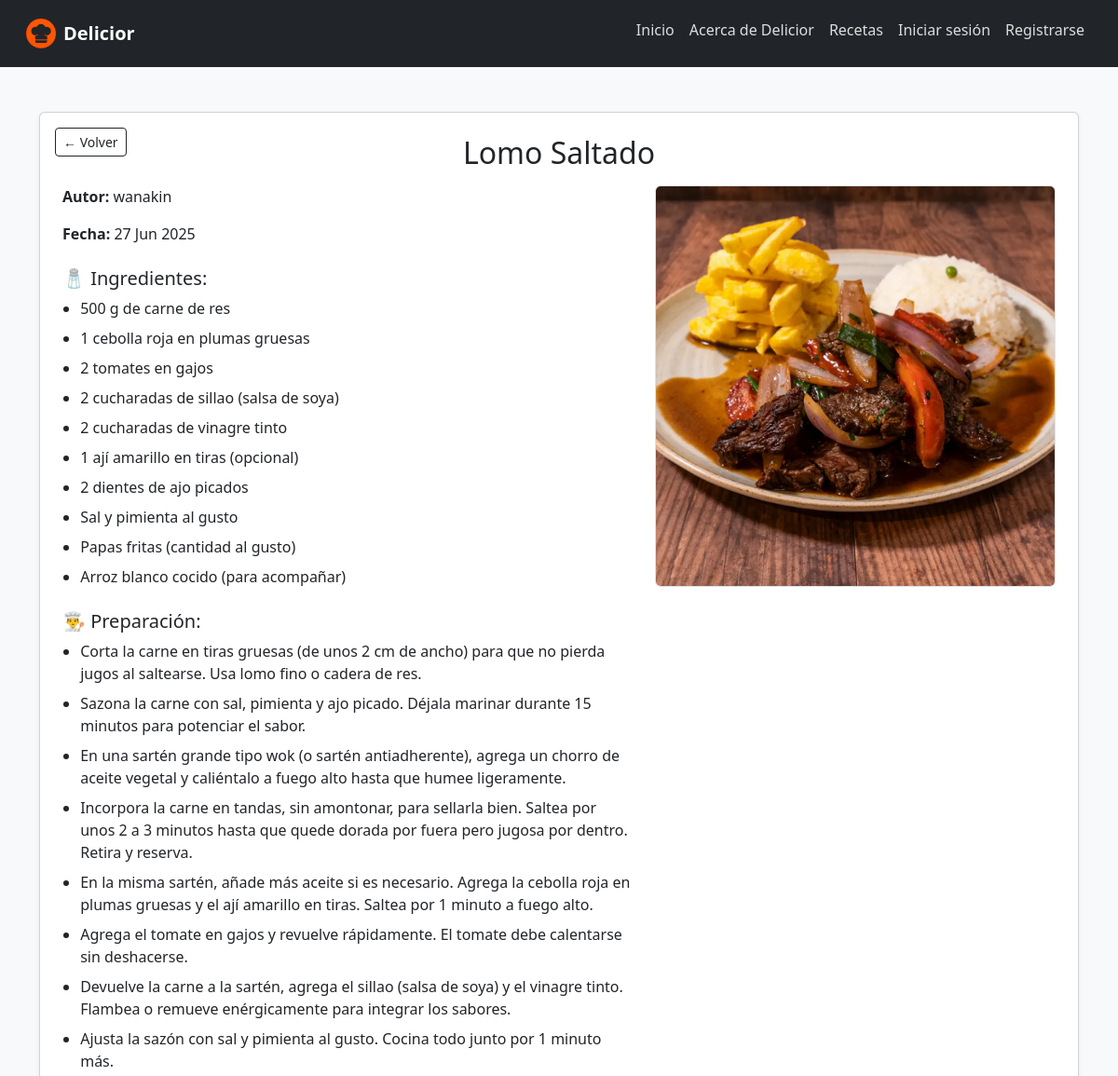
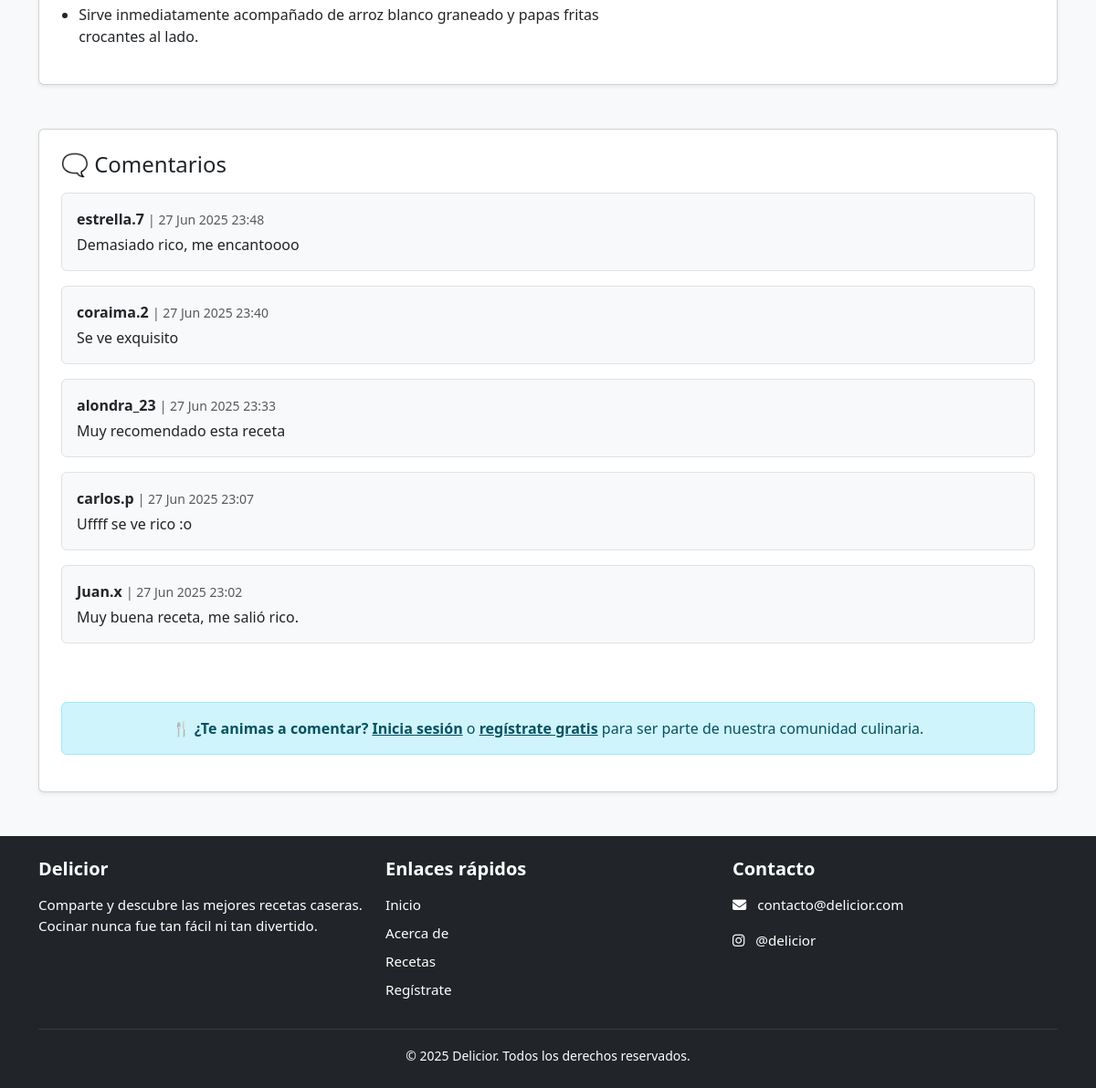
/recetas/lomo-saltado/, run on the app's committed database (2 pictures, top to bottom).
### recetas/models.py (models this page shows, shortened)
class Receta(models.Model):
    titulo = models.CharField(max_length=200)
    slug = models.SlugField(unique=True, blank=True)
    ingredientes = models.TextField()
    preparacion = RichTextField()
    presentacion = models.TextField(blank=True, null=True, verbose_name="Presentación o notas adicionales")
    imagen = models.ImageField(upload_to='recetas/', blank=True, null=True)
    autor = models.ForeignKey(User, on_delete=models.CASCADE, related_name='recetas_publicadas')
    categoria = models.ForeignKey(Categoria, on_delete=models.SET_NULL, null=True, blank=True, related_name='recetas')
    creado = models.DateTimeField(auto_now_add=True)

class Comentario(models.Model):
    receta = models.ForeignKey(Receta, on_delete=models.CASCADE, related_name='comentarios')
    autor = models.ForeignKey(User, on_delete=models.CASCADE)
    contenido = models.TextField(max_length=500)
    creado = models.DateTimeField(auto_now_add=True)

### recetas/views.py (the view, shortened to what this page needs)
# urls.py: path('<slug:slug>/', RecetaDetailView.as_view(), name='detalle_receta'),
class RecetaDetailView(FormMixin, DetailView):
    model = Receta
    template_name = 'recetas/receta_detail.html'
    context_object_name = 'receta'
    form_class = ComentarioForm
    def get_context_data(self, **kwargs):
        context = super().get_context_data(**kwargs)
        context['comentarios'] = self.object.comentarios.all().order_by('-creado')
        context['form'] = self.get_form()
        return context

### templates/recetas/receta_detail.html (shortened to what this page needs)
{% extends "base.html" %}
{% load static %}
{% block content %}
<div class="container mt-4">
  <div class="card shadow-sm p-4 position-relative">
    <a href="javascript:history.back()" class="btn btn-sm btn-outline-dark position-absolute top-0 start-0 m-3">
      ← Volver
    </a>
    <h2 class="mb-3 text-center">{{ receta.titulo|title }}</h2>
    <div class="row">
      <div class="col-md-7">
        <p><strong>Autor:</strong> {{ receta.autor.username }}</p>
        <p><strong>Fecha:</strong> {{ receta.creado|date:"d M Y" }}</p>
        <h5 class="mt-4">🧂 Ingredientes:</h5>
        <ul>
          {% for item in receta.ingredientes.splitlines %}
            <li>{{ item }}</li>
          {% endfor %}
        </ul>
        <h5 class="mt-4">👨‍🍳 Preparación:</h5>
        <ul>
          {% for item in receta.preparacion.splitlines %}
            <li>{{ item }}</li>
          {% endfor %}
        </ul>
      </div>
      <div class="col-md-5">
        {% if receta.imagen %}
        <img src="{{ receta.imagen.url }}" alt="{{ receta.titulo }}" class="img-fluid rounded border" style="max-width: 100%; width: 100%; height: auto;">
        {% else %}
        <p class="text-muted">No hay imagen disponible.</p>
        {% endif %}
      </div>
    </div>
  </div>
  <div class="card mt-5 shadow-sm p-4">
    <h4 class="mb-3">🗨️ Comentarios</h4>
    {% if comentarios %}
      <div class="mb-4">
        {% for comentario in comentarios %}
          <div class="border rounded p-3 mb-3 bg-light">
            <div class="mb-1">
              <strong>{{ comentario.autor.username }}</strong>
              <small class="text-muted">| {{ comentario.creado|date:"d M Y H:i" }}</small>
            </div>
            <p class="mb-0">{{ comentario.contenido }}</p>
          </div>
        {% endfor %}
      </div>
    {% else %}
      <p class="text-muted">No hay comentarios aún. ¡Sé el primero en comentar!</p>
    {% endif %}
    {% if user.is_authenticated %}
    <form method="post" class="mt-4">
      {% csrf_token %}
      <div class="mb-3">
        {{ form.contenido.label_tag }}
        {{ form.contenido }}
      </div>
      <button type="submit" class="btn btn-primary rounded-pill">💬 Comentar</button>
    </form>
    {% else %}
      <div class="alert alert-info text-center mt-4" role="alert" style="font-size: 1rem;">
        🍴 <strong>¿Te animas a comentar?</strong>
        <a href="{% url 'accounts:login' %}" class="alert-link">Inicia sesión</a>
        o
        <a href="{% url 'accounts:register' %}" class="alert-link">regístrate gratis</a>
        para ser parte de nuestra comunidad culinaria.
      </div>
    {% endif %}
  </div>
</div>
{% endblock %}

### static/css/base.css (style rules this page uses)
body { font-family: 'Segoe UI', Tahoma, Geneva, Verdana, sans-serif; background-color: #f8f9fa; color: #212529; }
html, body { min-height: 100vh; display: flex; flex-direction: column; }
ul { padding-left: 1.2rem; }
ul li { margin-bottom: 0.5rem; }

### data on the page
Receta: titulo "Lomo Saltado", autor.username "wanakin", creado "27 Jun 2025", imagen (picture)
Comentario: autor.username "estrella.7", creado "27 Jun 2025 23:48", contenido "Demasiado rico, me encantoooo"
Comentario: autor.username "coraima.2", creado "27 Jun 2025 23:40", contenido "Se ve exquisito"
Comentario: autor.username "alondra_23", creado "27 Jun 2025 23:33", contenido "Muy recomendado esta receta"
Comentario: autor.username "carlos.p", creado "27 Jun 2025 23:07", contenido "Uffff se ve rico :o"
Comentario: autor.username "Juan.x", creado "27 Jun 2025 23:02", contenido "Muy buena receta, me salió rico."

### other printed values
{{ item }} "500 g de carne de res" "1 cebolla roja en plumas gruesas" "2 tomates en gajos" "2 cucharadas de sillao (salsa de soya)" "2 cucharadas de vinagre tinto" "1 ají amarillo en tiras (opcional)" "2 dientes de ajo picados" "Sal y pimienta al gusto" "Papas fritas (cantidad al gusto)" "Arroz blanco cocido (para acompañar)"
{{ item }} "Corta la carne en tiras gruesas (de unos 2 cm de ancho) para que no pierda jugos al saltearse. Usa lomo fino o cadera de res." "Sazona la carne con sal, pimienta y ajo picado. Déjala marinar durante 15 minutos para potenciar el sabor." "En una sartén grande tipo wok (o sartén antiadherente), agrega un chorro de aceite vegetal y caliéntalo a fuego alto hasta que humee ligeramente." "Incorpora la carne en tandas, sin amontonar, para sellarla bien. Saltea por unos 2 a 3 minutos hasta que quede dorada por fuera pero jugosa por dentro. Retira y reserva." "En la misma sartén, añade más aceite si es necesario. Agrega la cebolla roja en plumas gruesas y el ají amarillo en tiras. Saltea por 1 minuto a fuego alto." "Agrega el tomate en gajos y revuelve rápidamente. El tomate debe calentarse sin deshacerse." "Devuelve la carne a la sartén, agrega el sillao (salsa de soya) y el vinagre tinto. Flambea o remueve enérgicamente para integrar los sabores." "Ajusta la sazón con sal y pimienta al gusto. Cocina todo junto por 1 minuto más." "Sirve inmediatamente acompañado de arroz blanco graneado y papas fritas crocantes al lado."
